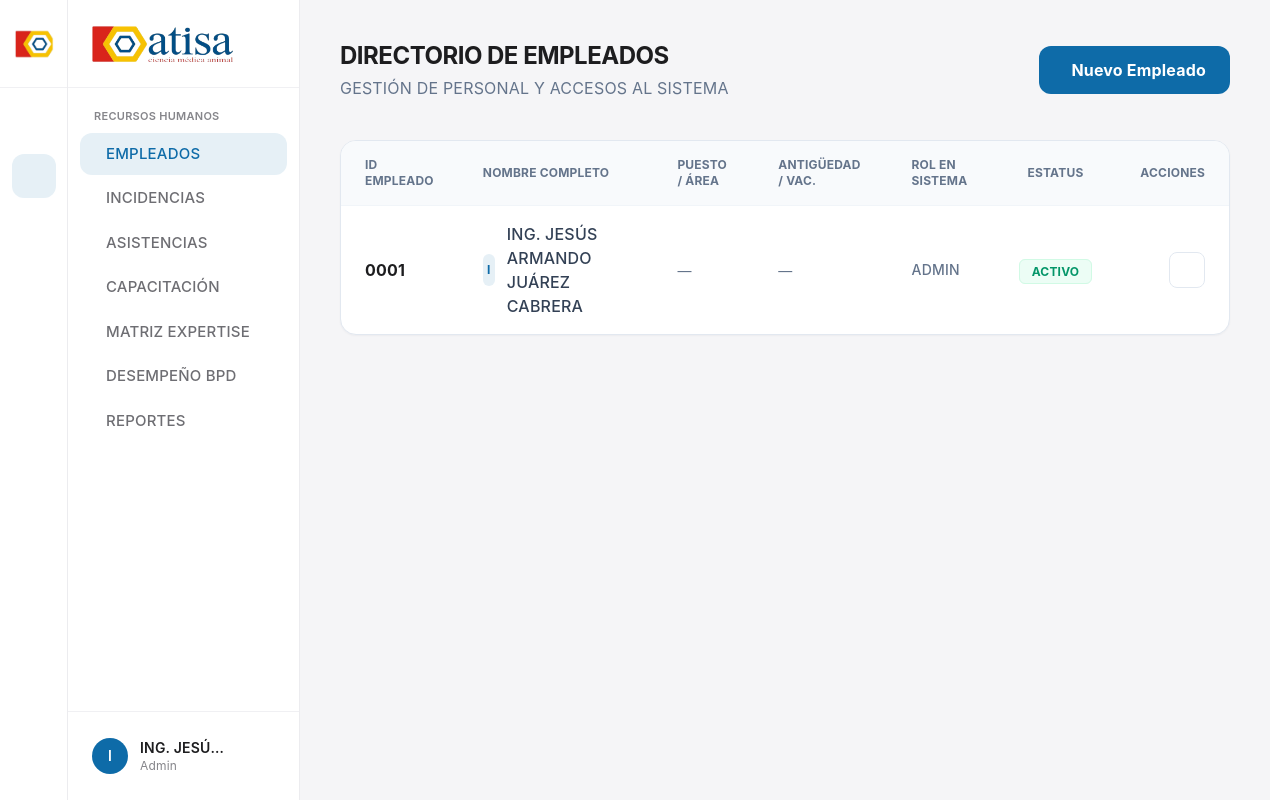
The app's page /empleados (signed in), older data.
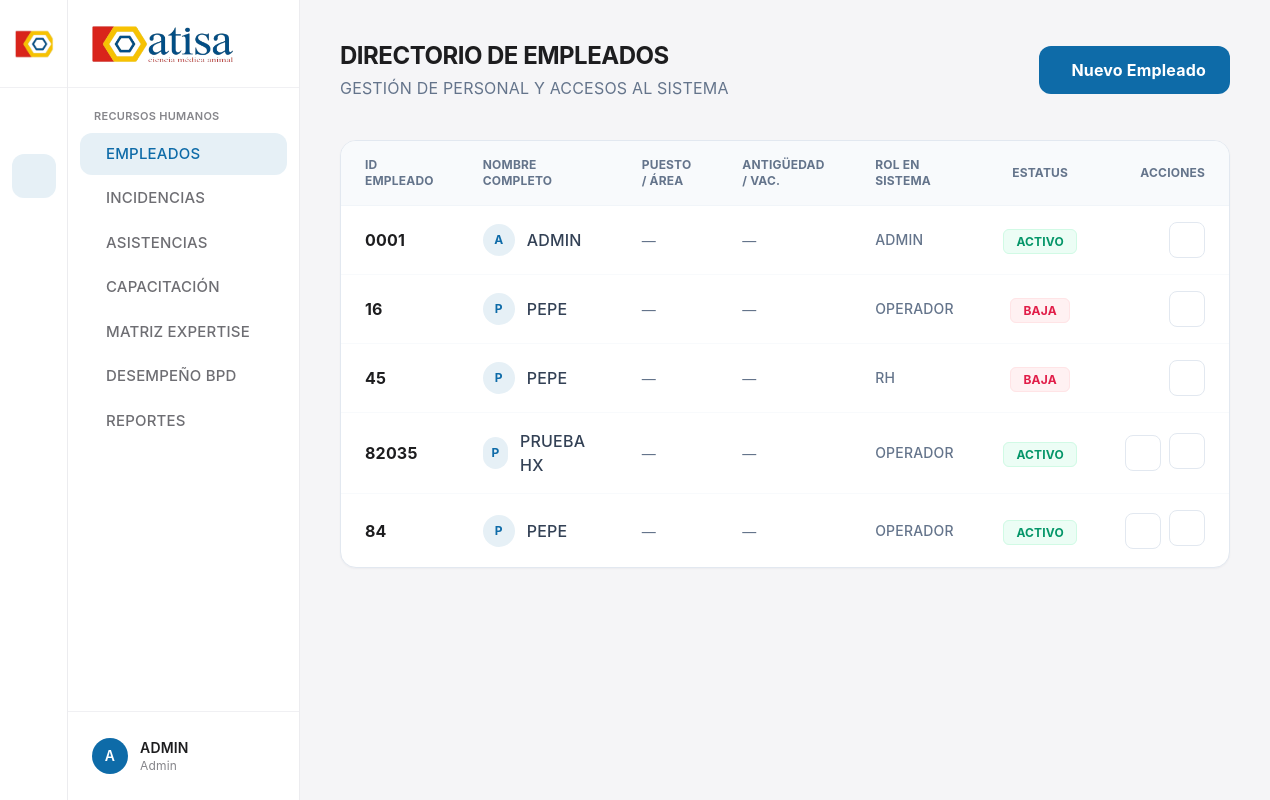
The same page, newer data.
### tables this page shows
CREATE TABLE usuarios (
            id INTEGER PRIMARY KEY AUTOINCREMENT,
            numero_empleado TEXT UNIQUE NOT NULL,
            nombre_completo TEXT NOT NULL,
            username TEXT UNIQUE NOT NULL,
            password_hash TEXT NOT NULL,
            rol TEXT NOT NULL,
            estatus INTEGER DEFAULT 1
        , puesto TEXT, area TEXT, cumpleanos TEXT, talla_calzado TEXT, fecha_ingreso TEXT);

### erp.py (the view)
@app.route('/empleados')
@login_required
@requiere_modulo('empleados')
def empleados():
    conn = get_db_connection()
    rows = conn.execute('''
        SELECT u.*, COALESCE(h.hora_entrada, '08:30') AS hora_entrada,
               COALESCE(h.hora_salida, '18:00') AS hora_salida
        FROM usuarios u
        LEFT JOIN horarios_empleados h ON u.numero_empleado = h.numero_empleado
        ORDER BY u.numero_empleado ASC
    ''').fetchall()
    conn.close()
    lista_empleados = []
    for r in rows:
        emp = dict(r)
        ant = antiguedad_anios(emp.get('fecha_ingreso'))
        emp['antiguedad'] = ant
        emp['vacaciones'] = dias_vacaciones_lft(ant) if ant is not None else None
        lista_empleados.append(emp)
    return render_page('empleados.html', empleados=lista_empleados)

### erp.py (called while the page is built, shortened)
def render_page(template, **context):
    layout = '_partial.html' if request.headers.get('HX-Request') else 'base.html'
    return render_template(template, _layout=layout, **context)

def construir_nav(rol):
    arbol = []
    for d in NAV_DEPARTAMENTOS:
        mods = [m for m in d['modulos'] if rol in PERMISOS.get(m[0][1:], [])]
        es_roadmap = len(d['modulos']) == 0
        if mods or (es_roadmap and rol == 'admin'):
            arbol.append({**d, 'modulos_visibles': mods, 'es_roadmap': es_roadmap})
    return arbol

@app.context_processor
def inject_globals():
    return {
        'EMPRESA_NOMBRE': EMPRESA_NOMBRE,
        'EMPRESA_CIUDAD': EMPRESA_CIUDAD,
        'tailwind_estatico': os.path.exists(os.path.join(app.static_folder, 'css', 'tailwind.css')),
        'permisos': PERMISOS,
        'nav_visible': construir_nav(session.get('rol')),
    }

def get_db_connection():
    conn = sqlite3.connect('base_planta.db', timeout=5.0)
    conn.row_factory = sqlite3.Row
    conn.execute('PRAGMA synchronous = NORMAL;')   # rápido y seguro junto a WAL
    conn.execute('PRAGMA temp_store = MEMORY;')     # tablas temporales en RAM
    conn.execute('PRAGMA cache_size = -16000;')     # ~16 MB de page cache
    conn.execute('PRAGMA foreign_keys = ON;')
    conn.execute('PRAGMA busy_timeout = 5000;')     # espera en vez de "database is locked"
    if has_app_context():
        g.setdefault('_db_conns', []).append(conn)
    return conn

@app.teardown_appcontext
def _cerrar_conexiones_db(exc):
    conns = g.pop('_db_conns', None)
    if conns:
        for c in conns:
            try:
                c.close()
            except Exception:
                pass

def antiguedad_anios(fecha_ingreso):
    if not fecha_ingreso:
        return None

def login_required(f):
    @wraps(f)
    def decorated_function(*args, **kwargs):
        if 'user_id' not in session:
            return hx_redirect(url_for('login'))
        conn = get_db_connection()
        u = conn.execute(
            'SELECT nombre_completo, rol, estatus FROM usuarios WHERE id = ?', (session['user_id'],)
        ).fetchone()
        conn.close()
        if not u or u['estatus'] != 1:
            session.clear()
            flash('Tu sesión ya no es válida. Inicia sesión de nuevo.', 'error')
            return hx_redirect(url_for('login'))
        session['rol'] = u['rol']
        session['nombre'] = u['nombre_completo']
        return f(*args, **kwargs)
    return decorated_function

### templates/empleados.html (shortened to what this page needs)
{% extends _layout|default("base.html") %}
{% block content %}
<div class="p-10">
    <header class="flex justify-between items-center mb-10">
        <div>
            <h1 class="text-2xl font-bold text-[#1d1d1f]">Directorio de Empleados</h1>
            <p class="text-slate-500 mt-1">Gestión de personal y accesos al sistema</p>
        </div>
        <button type="button" onclick="document.getElementById('modal-nuevo').classList.remove('hidden')" class="bg-[#0e6ba8] text-white px-6 py-3 font-bold rounded-xl hover:bg-[#1d1d1f] flex items-center gap-2 transition-colors">
             Nuevo Empleado
        </button>
    </header>
    <div class="bg-white rounded-2xl shadow-sm border border-slate-200 overflow-hidden">
        <table class="w-full text-left">
            <thead class="bg-slate-50 border-b border-slate-100">
                <tr>
                    <th class="px-6 py-4 text-slate-500 text-xs font-bold uppercase">ID Empleado</th>
                    <th class="px-6 py-4 text-slate-500 text-xs font-bold uppercase">Nombre Completo</th>
                    <th class="px-6 py-4 text-slate-500 text-xs font-bold uppercase">Puesto / Área</th>
                    <th class="px-6 py-4 text-slate-500 text-xs font-bold uppercase">Antigüedad / Vac.</th>
                    <th class="px-6 py-4 text-slate-500 text-xs font-bold uppercase">Rol en Sistema</th>
                    <th class="px-6 py-4 text-slate-500 text-xs font-bold uppercase text-center">Estatus</th>
                    <th class="px-6 py-4 text-slate-500 text-xs font-bold uppercase text-right">Acciones</th>
                </tr>
            </thead>
            <tbody class="divide-y divide-slate-50">
                {% for emp in empleados %}
                <tr class="hover:bg-slate-50/80 transition-colors">
                    <td class="px-6 py-4 font-bold text-[#1d1d1f]">{{ emp.numero_empleado }}</td>
                    <td class="px-6 py-4">
                        <div class="flex items-center gap-3">
                            <div class="w-8 h-8 rounded-full bg-[#0e6ba8]/10 text-[#0e6ba8] flex items-center justify-center font-bold text-xs uppercase">{{ emp.nombre_completo[0] }}</div>
                            <span class="font-medium text-slate-700">{{ emp.nombre_completo }}</span>
                        </div>
                    </td>
                    <td class="px-6 py-4">
                        {% if emp.puesto %}<p class="text-sm font-medium text-slate-700">{{ emp.puesto }}</p>{% else %}<span class="text-slate-500 text-sm">—</span>{% endif %}
                    </td>
                    <td class="px-6 py-4">
                        {% if emp.antiguedad is not none %}
                        <p class="text-sm font-medium text-slate-700">{{ emp.antiguedad }} año{{ 's' if emp.antiguedad != 1 else '' }}</p>
                        <p class="text-xs text-emerald-600 font-semibold flex items-center gap-1"><i class="ri-suitcase-2-line"></i> {{ emp.vacaciones }} días vac.</p>
                        {% else %}
                        <span class="text-slate-500 text-sm">—</span>
                        {% endif %}
                    </td>
                    <td class="px-6 py-4 text-sm text-slate-500 uppercase font-medium">{{ emp.rol }}</td>
                    <td class="px-6 py-4 text-center">
                        {% if emp.estatus == 1 %}
                        <span class="px-3 py-1 rounded-md text-xs font-bold bg-emerald-50 text-emerald-600 border border-emerald-100">Activo</span>
                        {% else %}
                        <span class="px-3 py-1 rounded-md text-xs font-bold bg-rose-50 text-rose-600 border border-rose-100">Baja</span>
                        {% endif %}
                    </td>
                    <td class="px-6 py-4 text-right">
                        <div class="flex items-center justify-end gap-2">
                            <button type="button" onclick="document.getElementById('modal-edit-{{ emp.id }}').classList.remove('hidden')" class="w-9 h-9 rounded-lg border border-slate-200 text-slate-500 hover:bg-[#0e6ba8]/10 hover:text-[#0e6ba8] hover:border-[#0e6ba8] transition-colors" title="Editar empleado">
                            </button>
                            {% if emp.rol != 'admin' and emp.estatus == 1 %}
                            <form action="/eliminar_empleado" method="POST" onsubmit="return confirm('¿Dar de baja a {{ emp.nombre_completo }}? El registro NO se borra, solo se desactiva.');" class="inline">
                                <button type="submit" class="w-9 h-9 rounded-lg border border-slate-200 text-slate-500 hover:bg-rose-50 hover:text-rose-500 hover:border-rose-200 transition-colors" title="Dar de baja">
                                </button>
                            </form>
                            {% endif %}
                        </div>
                    </td>
                </tr>
                {% endfor %}
            </tbody>
        </table>
    </div>
</div>
{% endblock %}

### templates/base.html (shortened to what this page needs)
<!DOCTYPE html>
<html lang="es">
<head>
    <link rel="stylesheet" href="{{ url_for('static', filename='css/remixicon.min.css') }}">
    <link rel="stylesheet" href="{{ url_for('static', filename='css/estilos.css') }}">
    <link rel="stylesheet" href="{{ url_for('static', filename='css/all.min.css') }}">
    <link rel="stylesheet" href="{{ url_for('static', filename='css/select-pro.css') }}">
    {% if tailwind_estatico %}
    <link rel="stylesheet" href="{{ url_for('static', filename='css/tailwind.css') }}">
    {% else %}
    <script src="{{ url_for('static', filename='js/tailwind.js') }}"></script>
    {% endif %}
</head>
<body hx-boost="true" hx-ext="preload" hx-target="#content">
    <div id="root">
        <div class="flex min-h-screen bg-[#f5f5f7]">
            {% set _ns = namespace(activo='') %}
            {% for d in nav_visible %}
                {% for ruta, txt, icono, match in d.modulos_visibles %}
                    {% if _ns.activo == '' and (ruta == request.path or (match and request.path.startswith(match))) %}{% set _ns.activo = d.key %}{% endif %}
                {% endfor %}
            {% endfor %}
            {% if _ns.activo == '' and nav_visible %}{% set _ns.activo = nav_visible[0].key %}{% endif %}
            <aside class="fixed left-0 top-0 h-screen w-[300px] flex z-50 select-none">
                <div class="w-[68px] bg-white border-r border-[#ececef] flex flex-col items-center shrink-0">
                    <div class="h-[88px] flex items-center justify-center border-b border-[#f0f0f3] w-full">
                        <img src="{{ url_for('static', filename='img_sistema/isotipo.png') }}" alt="Atisa" class="w-10 h-10 object-contain">
                    </div>
                    <div class="flex-1 w-full py-4 flex flex-col items-center gap-1.5 overflow-y-auto">
                        {% for d in nav_visible %}
                        <button type="button" data-dept="{{ d.key }}" onclick="abrirDepto('{{ d.key }}')" title="{{ d.nombre }}"
                                class="dept-btn w-11 h-11 rounded-xl flex items-center justify-center text-[#86868b] hover:bg-[#f3f3f5] hover:text-[#1d1d1f] transition-colors duration-150 {% if d.key == _ns.activo %}dept-activo{% endif %}">
                        </button>
                        {% endfor %}
                    </div>
                </div>
                <div class="flex-1 min-w-0 bg-white border-r border-[#ececef] flex flex-col">
                    <div class="flex items-center px-6 h-[88px] border-b border-[#f0f0f3]">
                        <img alt="Atisa" class="h-9 object-contain" src="{{ url_for('static', filename='img_sistema/logo.png') }}">
                    </div>
                    <nav class="flex-1 px-3 py-5 overflow-y-auto">
                        {% for d in nav_visible %}
                        <div data-panel="{{ d.key }}" class="dept-panel {% if d.key != _ns.activo %}hidden{% endif %}">
                            <p class="px-3.5 mb-2 text-[11px] font-semibold uppercase tracking-wide text-[#86868b]">{{ d.nombre }}</p>
                            <div class="space-y-0.5">
                                {% for ruta, txt, icono, match in d.modulos_visibles %}
                                <a href="{{ ruta }}"
                                   data-nav data-match="{{ match }}"
                                   hx-get="{{ ruta }}" hx-target="#content" hx-swap="innerHTML show:window:top"
                                   hx-push-url="true" hx-indicator="#barra-progreso, #content"
                                   preload="mouseover"
                                   class="nav-link w-full flex items-center gap-3 px-3.5 py-2.5 rounded-xl text-[15px] font-medium text-[#6e6e73] hover:bg-[#f3f3f5] hover:text-[#1d1d1f] transition-colors duration-150 whitespace-nowrap">
                                    <span>{{ txt }}</span>
                                </a>
                                {% endfor %}
                            </div>
                        </div>
                        {% endfor %}
                    </nav>
                    <div class="px-3 py-4 border-t border-[#f0f0f3]">
                        <div class="flex items-center gap-3 px-3 py-2.5 rounded-xl hover:bg-[#f3f3f5] transition-colors">
                            <div class="w-9 h-9 flex items-center justify-center rounded-full bg-[#0e6ba8] text-white font-semibold text-sm shrink-0 uppercase">
                                {{ (session.get('nombre') or 'U')[:1] }}
                            </div>
                            <div class="flex-1 min-w-0">
                                <p class="text-[#1d1d1f] text-sm font-semibold truncate">{{ session.get('nombre', 'Usuario') }}</p>
                                <p class="text-[#86868b] text-xs truncate capitalize">{{ session.get('rol', 'Colaborador') }}</p>
                            </div>
                            <a href="/logout" hx-boost="false" class="w-8 h-8 flex items-center justify-center text-[#86868b] hover:text-rose-500 transition-colors cursor-pointer" title="Cerrar sesión">
                            </a>
                        </div>
                    </div>
                </div>
            </aside>
            <main class="flex-1 ml-[300px] flex flex-col min-h-screen">
                <div id="content">
                    {% block content %}{% endblock %}
                </div>
            </main>
        </div>
    </div>
</body>
</html>

### templates/base.html (style rules this page uses)
.nav-activo { background: rgba(14,107,168,.10); color: #0e6ba8 !important; }
.dept-activo { background: rgba(14,107,168,.10); color: #0e6ba8 !important; }
body { text-transform: uppercase; letter-spacing: .012em; }
.w-\[300px\] { width:300px }
.w-\[68px\] { width:68px }
.ml-\[300px\] { margin-left:300px }
.space-y-0\.5 > :not([hidden]) ~ :not([hidden]) { margin-top:.125rem }
.text-\[\#0e6ba8\] { color:#0e6ba8 }
.bg-\[\#0e6ba8\] { background-color:#0e6ba8 }
.bg-\[\#0e6ba8\]\/10 { background-color:rgba(14,107,168,.10) }
.text-\[\#1d1d1f\] { color:#1d1d1f }
.text-\[\#6e6e73\] { color:#6e6e73 }
.text-\[\#86868b\] { color:#86868b }

Row changes from the older to the newer data that the page shows:
changed usuarios "ADMIN": nombre_completo "I" → "A"; get "ING. JESÚ…" → "ADMIN"; nombre_completo "ING. JESÚS ARMANDO JUÁREZ CABRERA" → "ADMIN"
added usuarios: numero_empleado "16", nombre_completo "P", nombre_completo "PEPE", rol "OPERADOR", estatus "BAJA"
added usuarios: numero_empleado "45", nombre_completo "P", nombre_completo "PEPE", rol "RH", estatus "BAJA"
added usuarios: numero_empleado "82035", nombre_completo "P", nombre_completo "PRUEBA HX", rol "OPERADOR", estatus "ACTIVO"
added usuarios: numero_empleado "84", nombre_completo "P", nombre_completo "PEPE", rol "OPERADOR", estatus "ACTIVO"
